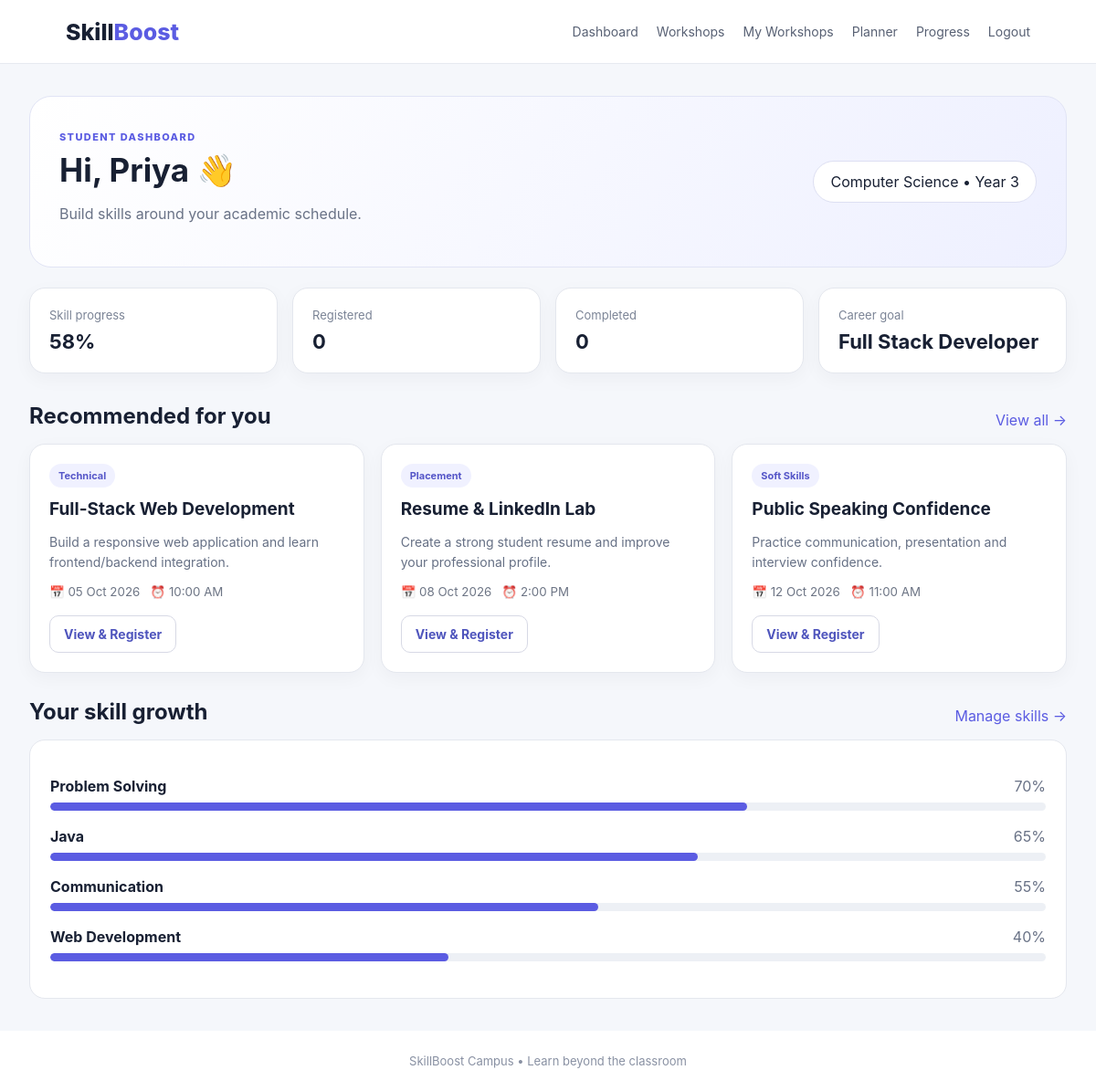
/dashboard.php (signed in), run on the app's committed database.
### tables this page shows
CREATE TABLE workshops (
    id INT AUTO_INCREMENT PRIMARY KEY,
    title VARCHAR(150) NOT NULL,
    category VARCHAR(80) NOT NULL,
    description TEXT NOT NULL,
    trainer VARCHAR(100) NOT NULL,
    workshop_date DATE NOT NULL,
    start_time TIME NOT NULL,
    end_time TIME NOT NULL,
    seats INT NOT NULL DEFAULT 30,
    created_at TIMESTAMP DEFAULT CURRENT_TIMESTAMP
);

CREATE TABLE skills (
    id INT AUTO_INCREMENT PRIMARY KEY,
    user_id INT NOT NULL,
    skill_name VARCHAR(100) NOT NULL,
    progress INT NOT NULL DEFAULT 0,
    UNIQUE KEY unique_user_skill (user_id, skill_name),
    FOREIGN KEY (user_id) REFERENCES users(id) ON DELETE CASCADE
);

### config.php (called while the page is built, shortened)
<?php
function current_user() {
    return $_SESSION['user'] ?? null;
}
?>

### dashboard.php (the view, shortened to what this page needs)
<?php
require_once "config.php"; require_login();
$u=current_user();
$skills=$pdo->prepare("SELECT * FROM skills WHERE user_id=? ORDER BY progress DESC"); $skills->execute([$u['id']]); $skills=$skills->fetchAll();
$registered=$pdo->prepare("SELECT COUNT(*) c FROM registrations WHERE user_id=? AND status='registered'"); $registered->execute([$u['id']]); $registered=(int)$registered->fetch()['c'];
$completed=$pdo->prepare("SELECT COUNT(*) c FROM registrations WHERE user_id=? AND status='completed'"); $completed->execute([$u['id']]); $completed=(int)$completed->fetch()['c'];
$avg=0; if(count($skills)){foreach($skills as $s)$avg+=$s['progress'];$avg=round($avg/count($skills));}
$up=$pdo->query("SELECT * FROM workshops WHERE workshop_date>=CURDATE() ORDER BY workshop_date,start_time LIMIT 3")->fetchAll();
?>
<?php $page_title="Dashboard"; include "header.php"; ?>
<div class="hero">
  <div><span class="eyebrow">STUDENT DASHBOARD</span>
  <h1>Hi, <?=htmlspecialchars($u['name'])?> 👋</h1>
  <p>Build skills around your academic schedule.</p></div>
  <div class="profile-chip"><?=htmlspecialchars($u['branch'])?> • Year <?=htmlspecialchars($u['year_level'])?></div>
</div>
<div class="stats">
<div class="stat"><span>Skill progress</span><b><?=$avg?>%</b></div>
<div class="stat"><span>Registered</span><b><?=$registered?></b></div>
<div class="stat"><span>Completed</span><b><?=$completed?></b></div>
<div class="stat"><span>Career goal</span><b><?=htmlspecialchars($u['career_goal'])?></b></div>
</div>
<div class="section-head"><h2>Recommended for you</h2><a href="workshops.php">View all →</a></div>
<div class="cards">
<?php foreach($up as $w): ?>
<div class="card">
  <span class="tag"><?=htmlspecialchars($w['category'])?></span>
  <h3><?=htmlspecialchars($w['title'])?></h3>
  <p><?=htmlspecialchars($w['description'])?></p>
  <small>📅 <?=date('d M Y',strtotime($w['workshop_date']))?> &nbsp; ⏰ <?=date('g:i A',strtotime($w['start_time']))?></small>
  <a class="btn outline" href="workshops.php">View & Register</a>
</div>
<?php endforeach; ?>
</div>
<div class="section-head"><h2>Your skill growth</h2><a href="progress.php">Manage skills →</a></div>
<div class="skill-list">
<?php foreach($skills as $s): ?>
<div class="skill-row"><div><b><?=htmlspecialchars($s['skill_name'])?></b><span><?=$s['progress']?>%</span></div><div class="progress"><i style="width:<?=$s['progress']?>%"></i></div></div>
<?php endforeach; ?>
</div>
<?php include "footer.php"; ?>

### header.php (shortened to what this page needs)
<?php require_once "config.php"; $u=current_user(); ?>
<!DOCTYPE html>
<html lang="en">
<head>
<link rel="stylesheet" href="assets/style.css">
</head>
<body>
<header class="topbar">
  <a class="brand" href="dashboard.php">Skill<span>Boost</span></a>
  <?php if($u): ?>
  <nav>
    <a href="dashboard.php">Dashboard</a>
    <?php if($u['role']==='student'): ?>
      <a href="workshops.php">Workshops</a>
      <a href="my_workshops.php">My Workshops</a>
      <a href="planner.php">Planner</a>
      <a href="progress.php">Progress</a>
    <?php elseif($u['role']==='parent'): ?>
      <a href="parent_dashboard.php">Student Overview</a>
    <?php elseif($u['role']==='teacher'): ?>
      <a href="teacher_dashboard.php">Training Monitor</a>
    <?php elseif($u['role']==='admin'): ?>
      <a href="admin.php">Admin</a>
    <?php endif; ?>
    <a href="logout.php">Logout</a>
  </nav>
  <?php endif; ?>
</header>
<main class="container">

### footer.php
</main>
<footer>SkillBoost Campus • Learn beyond the classroom</footer>
</body>
</html>

### assets/style.css (style rules this page uses)
* { box-sizing:border-box }
body { margin:0;font-family:Inter,Segoe UI,Arial,sans-serif;background:#f5f7fb;color:#182033 }
.topbar { height:70px;background:#fff;border-bottom:1px solid #e7eaf0;display:flex;align-items:center;justify-content:space-between;padding:0 6%;position:sticky;top:0;z-index:5 }
.brand { font-size:25px;font-weight:800;color:#182033;text-decoration:none }
.brand span { color:#5b5ce2 }
.topbar nav { display:flex;gap:20px;align-items:center }
.topbar nav a { color:#586174;text-decoration:none;font-size:14px }
.container { max-width:1180px;margin:0 auto;padding:35px 22px;min-height:calc(100vh - 125px) }
footer { text-align:center;padding:25px;color:#8991a3;font-size:13px;background:#fff }
.hero { display:flex;justify-content:space-between;align-items:center;background:linear-gradient(120deg,#fff,#eef0ff);border:1px solid #e1e4f5;border-radius:24px;padding:32px;margin-bottom:22px }
.hero h1 { margin:7px 0;font-size:35px }
.hero p { color:#697286 }
.eyebrow { font-size:11px;font-weight:800;letter-spacing:1.4px;color:#5b5ce2 }
.profile-chip { background:#fff;padding:12px 18px;border-radius:30px;border:1px solid #dddff2 }
.stats { display:grid;grid-template-columns:repeat(4,1fr);gap:16px;margin-bottom:32px }
.stat,.card { background:#fff;border:1px solid #e4e7ee;border-radius:17px;padding:21px;box-shadow:0 6px 20px rgba(30,35,60,.04) }
.stat span { display:block;color:#7b8496;font-size:13px;margin-bottom:8px }
.stat b { font-size:22px }
.section-head { display:flex;justify-content:space-between;align-items:end;margin:28px 0 16px }
.section-head h1,.section-head h2 { margin:0 }
.section-head a { color:#5b5ce2;text-decoration:none }
.cards { display:grid;grid-template-columns:repeat(3,1fr);gap:18px }
.card h3 { font-size:19px;margin:12px 0 }
.card p { color:#667085;line-height:1.55;font-size:14px }
.card small { display:block;color:#6d7585;margin:12px 0 18px }
.tag { display:inline-block;padding:6px 10px;border-radius:20px;background:#f0f1ff;color:#5556c8;font-size:11px;font-weight:700 }
.btn { display:inline-block;border:0;border-radius:10px;padding:11px 15px;text-decoration:none;cursor:pointer;font-weight:700;font-size:14px }
.outline { border:1px solid #d7d9e5;color:#4f55bd;background:#fff }
.skill-list { background:#fff;border:1px solid #e4e7ee;border-radius:17px;padding:22px }
.skill-row { margin:18px 0 }
.skill-row>div:first-child { display:flex;justify-content:space-between;margin-bottom:8px }
.skill-row span { color:#697286 }
.progress { height:9px;background:#edf0f5;border-radius:20px;overflow:hidden }
.progress i { display:block;height:100%;background:#5b5ce2;border-radius:20px }

### data on the page
workshops: category "Technical", title "Full-Stack Web Development", description "Build a responsive web application and learn frontend/backend integration.", workshop_date "05 Oct 2026", start_time "10:00 AM"
workshops: category "Placement", title "Resume & LinkedIn Lab", description "Create a strong student resume and improve your professional profile.", workshop_date "08 Oct 2026", start_time "2:00 PM"
workshops: category "Soft Skills", title "Public Speaking Confidence", description "Practice communication, presentation and interview confidence.", workshop_date "12 Oct 2026", start_time "11:00 AM"
skills: skill_name "Problem Solving", progress "70"
skills: skill_name "Java", progress "65"
skills: skill_name "Communication", progress "55"
skills: skill_name "Web Development", progress "40"

### other printed values
$u['name'] "Priya"
$u['branch'] "Computer Science"
$u['year_level'] "3"
$avg "58"
$registered "0"
$completed "0"
$u['career_goal'] "Full Stack Developer"
